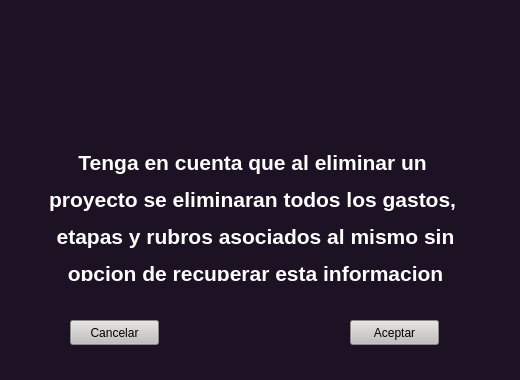
<?xml version="1.0" encoding="UTF-8"?>
<ui version="4.0">
 <class>MainWindow</class>
 <widget class="QMainWindow" name="MainWindow">
  <property name="geometry">
   <rect>
    <x>0</x>
    <y>0</y>
    <width>520</width>
    <height>380</height>
   </rect>
  </property>
  <property name="minimumSize">
   <size>
    <width>520</width>
    <height>380</height>
   </size>
  </property>
  <property name="maximumSize">
   <size>
    <width>520</width>
    <height>380</height>
   </size>
  </property>
  <property name="baseSize">
   <size>
    <width>520</width>
    <height>380</height>
   </size>
  </property>
  <property name="windowTitle">
   <string>Eliminar proyecto</string>
  </property>
  <property name="styleSheet">
   <string notr="true">background-color: rgb(28, 18, 35);</string>
  </property>
  <widget class="QWidget" name="centralwidget">
   <widget class="QPushButton" name="pushButton">
    <property name="geometry">
     <rect>
      <x>70</x>
      <y>320</y>
      <width>89</width>
      <height>25</height>
     </rect>
    </property>
    <property name="cursor">
     <cursorShape>PointingHandCursor</cursorShape>
    </property>
    <property name="styleSheet">
     <string notr="true">background-color: rgb(192, 191, 188);</string>
    </property>
    <property name="text">
     <string>Cancelar</string>
    </property>
   </widget>
   <widget class="QPushButton" name="pushButton_2">
    <property name="geometry">
     <rect>
      <x>350</x>
      <y>320</y>
      <width>89</width>
      <height>25</height>
     </rect>
    </property>
    <property name="cursor">
     <cursorShape>PointingHandCursor</cursorShape>
    </property>
    <property name="styleSheet">
     <string notr="true">background-color: rgb(192, 191, 188);</string>
    </property>
    <property name="text">
     <string>Aceptar</string>
    </property>
   </widget>
   <widget class="QLabel" name="label">
    <property name="geometry">
     <rect>
      <x>30</x>
      <y>150</y>
      <width>451</width>
      <height>131</height>
     </rect>
    </property>
    <property name="cursor">
     <cursorShape>ArrowCursor</cursorShape>
    </property>
    <property name="styleSheet">
     <string notr="true">background-color: transparent;
color: white;</string>
    </property>
    <property name="text">
     <string>&lt;html&gt;&lt;head/&gt;&lt;body&gt;&lt;p align=&quot;center&quot;&gt;&lt;span style=&quot; font-size:16pt; font-weight:600;&quot;&gt;Tenga en cuenta que al eliminar un &lt;/span&gt;&lt;/p&gt;&lt;p align=&quot;center&quot;&gt;&lt;span style=&quot; font-size:16pt; font-weight:600;&quot;&gt;proyecto se eliminaran todos los gastos, &lt;/span&gt;&lt;/p&gt;&lt;p align=&quot;center&quot;&gt;&lt;span style=&quot; font-size:16pt; font-weight:600;&quot;&gt;etapas y rubros asociados al mismo sin&lt;/span&gt;&lt;/p&gt;&lt;p align=&quot;center&quot;&gt;&lt;span style=&quot; font-size:16pt; font-weight:600;&quot;&gt;opcion de recuperar esta informacion&lt;/span&gt;&lt;/p&gt;&lt;/body&gt;&lt;/html&gt;</string>
    </property>
   </widget>
   <widget class="QLabel" name="label_2">
    <property name="geometry">
     <rect>
      <x>130</x>
      <y>30</y>
      <width>91</width>
      <height>91</height>
     </rect>
    </property>
    <property name="styleSheet">
     <string notr="true">border-image: url(:/imagenes/advertencia.png);</string>
    </property>
    <property name="text">
     <string/>
    </property>
   </widget>
   <widget class="QLabel" name="label_3">
    <property name="geometry">
     <rect>
      <x>260</x>
      <y>30</y>
      <width>101</width>
      <height>81</height>
     </rect>
    </property>
    <property name="styleSheet">
     <string notr="true">border-image: url(:/imagenes/proyecto.png);</string>
    </property>
    <property name="text">
     <string/>
    </property>
   </widget>
  </widget>
  <widget class="QStatusBar" name="statusbar"/>
 </widget>
 <resources>
  <include location="../../../../Downloads/Eliminarproyecto/verificareliminacion.qrc"/>
 </resources>
 <connections/>
</ui>
